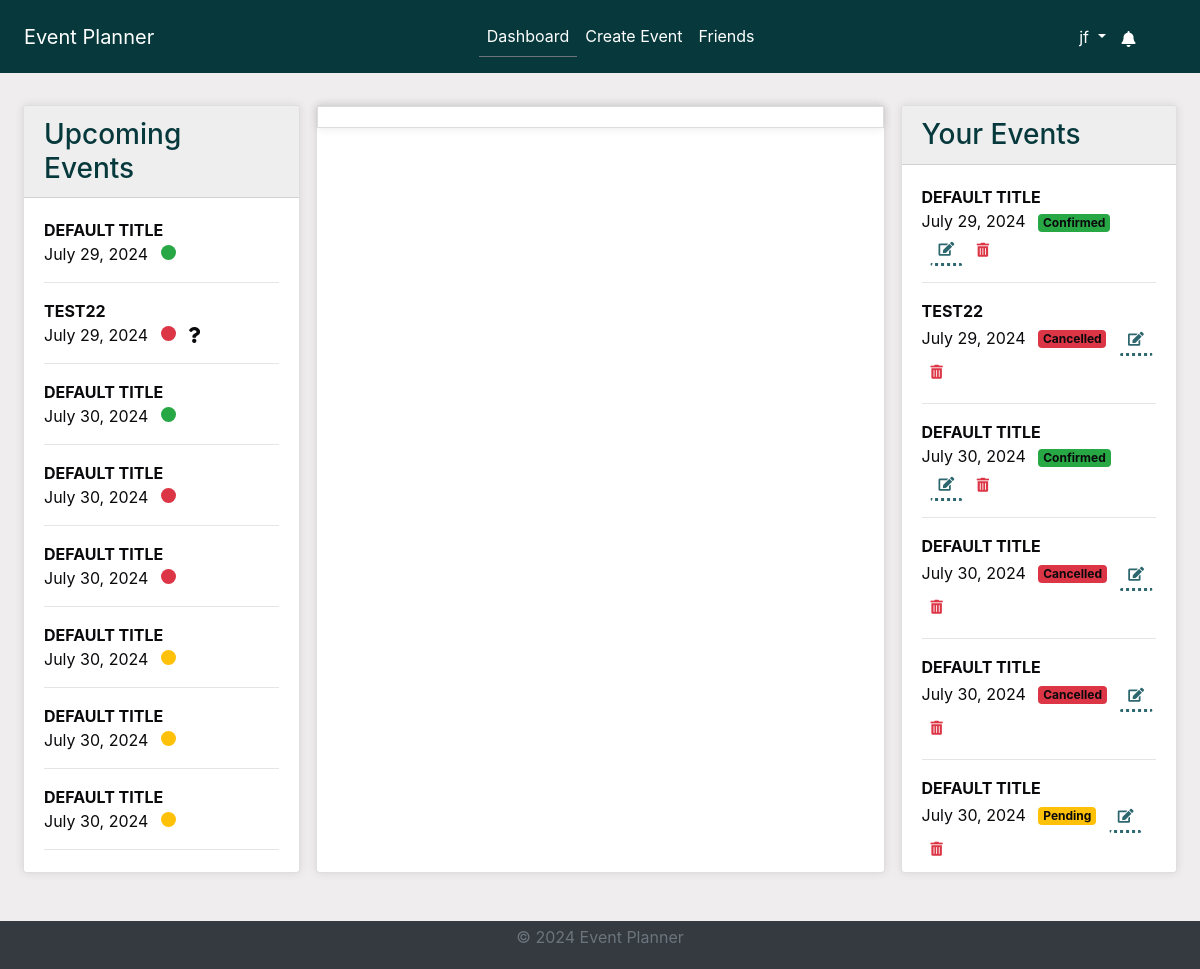
Screenshot of /dashboard/ (signed in) with the database file from the repository.
### events/models.py (models this page shows, shortened)
class Event(models.Model):
    STATUS_CHOICES = [
        ("Pending", "Pending"),
        ("Confirmed", "Confirmed"),
        ("Cancelled", "Cancelled"),
    ]
    title = models.CharField(max_length=100)
    description = models.TextField()
    location = models.CharField(max_length=255)
    created_by = models.ForeignKey(User, on_delete=models.CASCADE)
    proposed_date = models.DateTimeField()
    finalized_date = models.DateTimeField(null=True, blank=True)
    status = models.CharField(
        max_length=20, choices=STATUS_CHOICES, default="Pending"
    )
    created_at = models.DateTimeField(auto_now_add=True)
    updated_at = models.DateTimeField(auto_now=True)

### accounts/views.py (the view)
# urls.py: path("dashboard/", views.dashboard, name="dashboard"),
@login_required
@cache_control(no_cache=True, must_revalidate=True, no_store=True)
def dashboard(request):
    current_user = request.user
    current_datetime = timezone.now()
    user_created_events = Event.objects.filter(
        created_by=current_user
    ).order_by("proposed_date")
    invited_events = Event.objects.filter(
        invitations__user=current_user
    ).order_by("proposed_date")
    all_events = (
        (user_created_events | invited_events)
        .distinct()
        .order_by("proposed_date")
    )
    upcoming_events = all_events.filter(proposed_date__gte=current_datetime)
    upcoming_events_with_read_status = []
    for event in upcoming_events:
        invitation = Invitation.objects.filter(
            event=event, user=current_user
        ).first()
        unread = invitation.read == False if invitation else False
        response_status = invitation.status if invitation else None
        upcoming_events_with_read_status.append(
            {
                "event": event,
                "unread": unread,
                "response_status": response_status,
            }
        )
    all_events_with_status = []
    for event in all_events:
        invitation = Invitation.objects.filter(
            event=event, user=current_user
        ).first()
        response_status = invitation.status if invitation else None
        all_events_with_status.append(
            {"event": event, "response_status": response_status}
        )
    context = {
        "upcoming_events_with_read_status": upcoming_events_with_read_status,
        "user_events": user_created_events,  # List of events created by the user
        "all_events_with_status": all_events_with_status,  # List of all events for the calendar
    }
    return render(request, "accounts/dashboard.html", context)

### accounts/context_processors.py (called while the page is built)
def google_api_key(request):
    return {"GOOGLE_API_KEY": os.getenv("GOOGLE_API_KEY")}

### notifications/context_processors.py (called while the page is built)
def notifications(request):
    if request.user.is_authenticated:
        all_unread_notifications = Notification.objects.filter(
            user=request.user, read=False
        ).order_by("-created_at")
        unread_count = all_unread_notifications.count()
        recent_unread_notifications = all_unread_notifications[:8]
        return {
            "recent_unread_notifications": recent_unread_notifications,
            "unread_count": unread_count,
        }
    return {}

### accounts/templates/accounts/dashboard.html (shortened to what this page needs)
{% extends 'base.html' %}
{% block content %}
<div class="container-fluid">
    <div class="row d-flex">
        <div class="col-lg-3 d-flex flex-column scrollable-column">
            <div class="card mt-2 mb-2 flex-grow-1">
                <div class="card-header bg-primary text-white">
                    <h3 class="mb-0">Upcoming Events</h3>
                </div>
                <div class="card-body overflow-auto">
                    <ul class="list-unstyled">
                        {% for item in upcoming_events_with_read_status %}
                            <li class="{% if item.response_status == 'Declined' %}text-muted-declined{% endif %}">
                                <strong ><a href="{% url 'event_details' item.event.id %}" class="event-link">{{ item.event.title|upper }}</a></strong>
                                <br>
                                {{ item.event.proposed_date|date:"F j, Y" }}
                                <span id="badge-icon" class="badge badge-{{ item.event.status|lower }} ml-2"> </span>
                                {% if item.response_status == "Accepted" %}
                                    <span class="ml-2"><i class="fas fa-check"></i></span>
                                {% elif item.response_status == "Declined" %}
                                    <span class="ml-2"><i class="fas fa-times"></i></span>
                                {% elif item.response_status == "Maybe" %}
                                    <span class="ml-2"><i class="fas fa-question"></i></span>
                                {% endif %}
                            </li>
                            <hr>
                        {% empty %}
                            <li>No upcoming events.</li>
                        {% endfor %}
                    </ul>
                </div>
            </div>
        </div>
        <div class="col-lg-6 d-flex flex-column">
            <div class="card mt-2 mb-2 flex-grow-1">
                <div>
                    <div id="calendar"></div>
                </div>
            </div>
        </div>
        <div class="col-lg-3 d-flex flex-column scrollable-column">
            <div class="card mt-2 mb-2 flex-grow-1">
                <div class="card-header bg-primary text-white">
                    <h3 class="mb-0">Your Events</h3>
                </div>
                <div class="card-body overflow-auto">
                    <ul class="list-unstyled">
                        {% for event in user_events %}
                            <li>
                                <strong><a href="{% url 'event_details' event.id %}" class="event-link">{{ event.title|upper }}</a></strong>
                                <br>
                                {{ event.proposed_date|date:"F j, Y" }}
                                <span class="badge badge-{{ event.status|lower }} ml-2">{{ event.status }}</span>
                                <a href="{% url 'edit_event' event.id %}" class="btn btn-sm btn-outline-primary ml-2"><i class="fas fa-edit"></i></a>
                                <button class="btn btn-sm btn-outline-danger delete-btn" data-event-id="{{ event.id }}"><i class="fas fa-trash-alt"></i></button>
                            </li>
                            <hr>
                        {% empty %}
                            <li>You have not created any events.</li>
                        {% endfor %}
                    </ul>
                </div>
            </div>
        </div>
    </div>
</div>
{% endblock %}

### templates/base.html (shortened to what this page needs)
<!DOCTYPE html>
<html lang="en">
<head>
    {% load static %}
    <link rel="stylesheet" href="https://stackpath.bootstrapcdn.com/bootstrap/4.5.2/css/bootstrap.min.css">
    <link rel="stylesheet" href="{% static 'css/styles.css' %}">
    <link rel="stylesheet" href="https://cdnjs.cloudflare.com/ajax/libs/font-awesome/5.15.4/css/all.min.css">
    <link rel="stylesheet" href="https://cdnjs.cloudflare.com/ajax/libs/fullcalendar/3.10.2/fullcalendar.min.css" />
</head>
<body class="c-app">
    <header class="c-header c-header-light c-header-fixed">
        <nav class="navbar navbar-expand-lg navbar-light">
            <a class="navbar-brand" href="{% url 'home' %}">Event Planner</a>
            <div class="collapse navbar-collapse" id="navbarSupportedContent">
                {% if user.is_authenticated %}
                <ul class="navbar-nav mx-auto">
                    <li class="nav-item {% if request.resolver_match.url_name == 'dashboard' %}active{% endif %}">
                        <a class="nav-link" href="{% url 'dashboard' %}">Dashboard</a>
                    </li>
                    <li class="nav-item {% if request.resolver_match.url_name == 'create_event' %}active{% endif %}">
                        <a class="nav-link" href="{% url 'create_event' %}">Create Event</a>
                    </li>
                    <li class="nav-item {% if request.resolver_match.url_name == 'friends_page' %}active{% endif %}">
                        <a class="nav-link" href="{% url 'friends_page' %}">Friends</a>
                    </li>
                    {% endif %}
                </ul>
                {% if user.is_authenticated %}
                <ul class="navbar-nav d-flex">
                    <li class="nav-item dropdown">
                        <a class="nav-link dropdown-toggle" href="#" id="profileLink" role="button" data-toggle="dropdown" aria-haspopup="true" aria-expanded="false">
                            {{ user.username }}
                        </a>
                    </li>
                </ul>
                {% endif %}
            </div>
            {% if user.is_authenticated %}
                <ul class="navbar-nav ml-auto d-flex">
                    <li class="nav-item">
                        <a class="nav-link" href="#" id="notificationBell" role="button" data-toggle="dropdown" aria-haspopup="true" aria-expanded="false">
                            <i class="fas fa-bell"></i>
                        </a>
                    </li>
                </ul>
            {% endif %}
        </nav>
    </header>
    <main class="c-main">
        <div class="container-fluid">
            <div class="fade-in">
                {% block content %}{% endblock %}
            </div>
        </div>
    </main>
    <footer class="footer py-1">
        <div class="container text-center">
            <p class="text-muted">&copy; 2024 Event Planner</p>
        </div>
    </footer>
</body>
</html>

### static/css/styles.css (style rules this page uses)
* { box-sizing: border-box; }
body, html { margin: 0; padding: 0; font-family: var(--font-family-sans-serif); background-color: var(--background); color: var(--text); height: 100%; }
:root { --primary: #07393c; --secondary: #2C666E; --accent: #90DDF0; --background: #F0EDEE; --text: #0A090C; --heading-bg: #eeeeee; --white: #fff; --gray: #6c757d; --gray-dark: #343a40; --success: #28a745; --info: #17a2b8; --warning: #ffc107; --danger: #dc3545; --light: #f8f9fa; --dark: #343a40; --breakpoint-xs: 0; --breakpoint-sm: 576px; --breakpoint-md: 768px; --breakpoint-lg: 992px; --breakpoint-xl: 1200px; --font-family-sans-serif: -apple-system, BlinkMacSystemFont, "Segoe UI", Roboto, "Helvetica Neue", Arial, "Noto Sans", sans-serif, "Apple Color Emoji", "Segoe UI Emoji", "Segoe UI Symbol", "Noto Color Emoji"; --font-family-monospace: SFMono-Regular, Menlo, Monaco, Consolas, "Liberation Mono", "Courier New", monospace; }
.container-fluid { display: flex; flex-direction: column; min-height: 100vh; }
.row { flex: 1; display: flex; }
.scrollable-column { overflow-y: auto; max-height: 100vh; }
.flex-grow-1 { flex-grow: 1; }
.overflow-auto { overflow: auto; }
.active { border-bottom: 1px solid var(--gray); }
.bg-primary { background-color: var(--primary) !important; }
.btn-outline-success:not(:disabled):not(.disabled):active:focus, .btn-outline-primary:not(:disabled):not(.disabled):active:focus, .btn-outline-danger, .btn-outline-primary.focus, .btn-outline-primary:focus, .btn.focus, .btn:focus { box-shadow: none; }
.btn-outline-primary:not(:disabled):not(.disabled):active, .btn-outline-success:not(:disabled):not(.disabled):active, .btn-outline-success, .btn-outline-primary { color: var(--secondary); border-color: transparent; border-bottom: 3px dotted var(--secondary); background-color: transparent; }
.btn-outline-danger { border-color: transparent; }
header { background-color: var(--primary) !important; color: var(--white) !important; padding: .5rem !important; margin-bottom: 1rem !important; }
header a, header .navbar-brand, header .nav-link { color: var(--white) !important; }
.card-header { background-color: var(--heading-bg) !important; color: var(--primary) !important; }
footer { background-color: var(--dark) !important; color: var(--white) !important; padding: 1px 0px !important; padding-top: 0 !important; padding-bottom: 0 !important; margin-top: 2rem !important; text-align: center !important; margin-top: auto; }
.container-fluid>.row>div { margin: 0; padding: 0.5rem; }
#calendar { flex: 1; max-width: 100%; max-height: 100%; margin: 0; border: 1px solid #ddd; padding: 10px; box-shadow: 0 0 10px rgba(0, 0, 0, .1); }
.event-link { color: var(--text) !important; text-decoration: none !important; }
.badge-confirmed { background-color: var(--success) !important; }
.badge-pending { background-color: var(--warning) !important; }
.badge-cancelled { background-color: var(--danger) !important; }
.add-btn, .delete-btn, .edit-btn, .invite-btn { margin: 0; }
#badge-icon { height: 15px; width: 15px; border-radius: 50%; }
.card { box-shadow: 0 0 10px rgba(0, 0, 0, .1); min-height: 50%; }
.navbar-nav.mx-auto { flex: 1; justify-content: center; }
#notificationBell { margin-right: 10px; padding-top: .9rem; display: flex; justify-content: flex-end; }

### rows the page displays
Event: event "DEFAULT TITLE", event.proposed_date "July 29, 2024", title "DEFAULT TITLE", proposed_date "July 29, 2024", status "Confirmed"
Event: event "TEST22", event.proposed_date "July 29, 2024", title "TEST22", proposed_date "July 29, 2024", status "Cancelled"
Event: event "DEFAULT TITLE", event.proposed_date "July 30, 2024", title "DEFAULT TITLE", proposed_date "July 30, 2024", status "Confirmed"
Event: event "DEFAULT TITLE", event.proposed_date "July 30, 2024", title "DEFAULT TITLE", proposed_date "July 30, 2024", status "Cancelled"
Event: event "DEFAULT TITLE", event.proposed_date "July 30, 2024", title "DEFAULT TITLE", proposed_date "July 30, 2024", status "Cancelled"
Event: event "DEFAULT TITLE", event.proposed_date "July 30, 2024", title "DEFAULT TITLE", proposed_date "July 30, 2024", status "Pending"
Event: event "DEFAULT TITLE", event.proposed_date "July 30, 2024"
Event: event "DEFAULT TITLE", event.proposed_date "July 30, 2024"

### other values shown
{{ user.username }} "jf"
